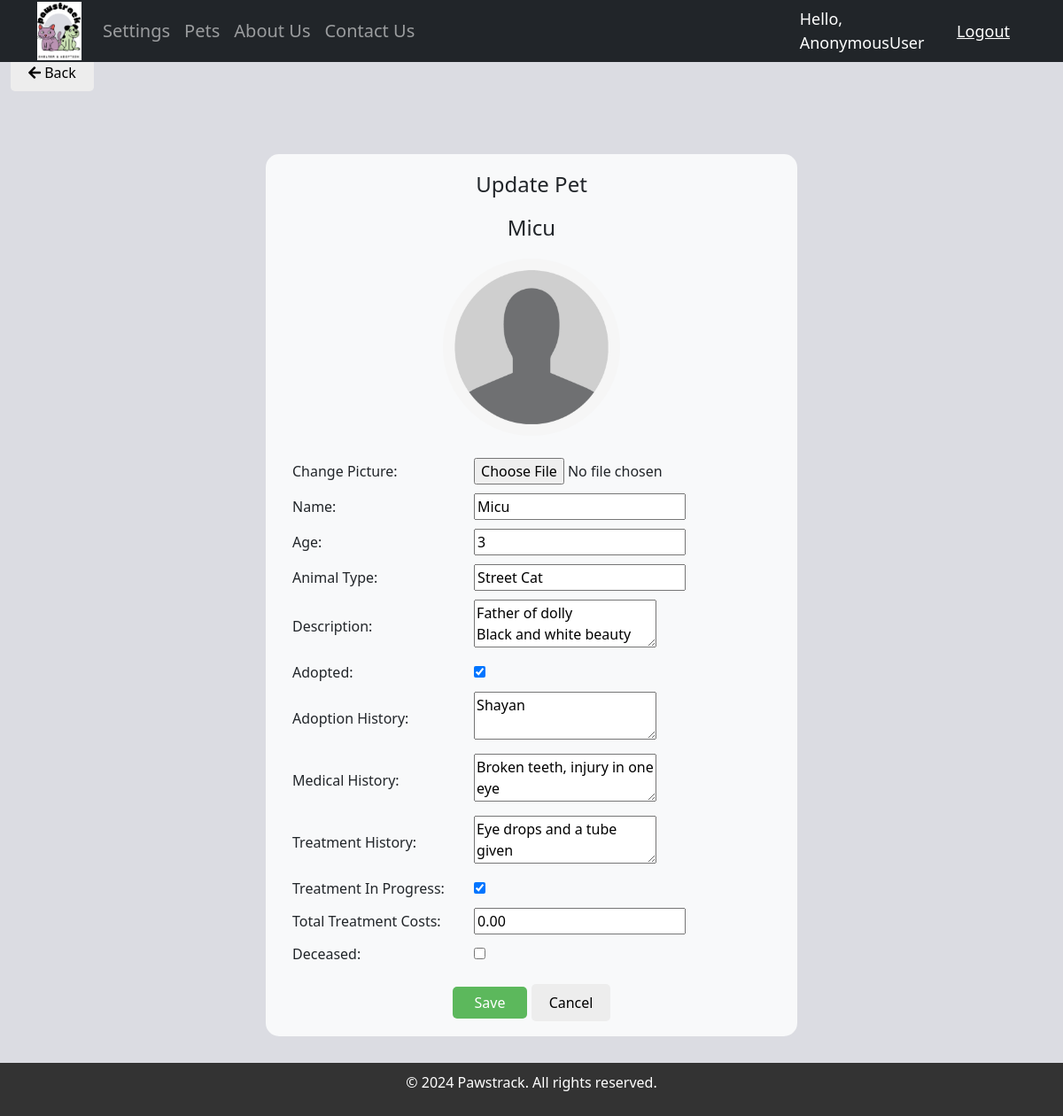
Page /pets/4/update/ on the committed database.
### accounts/models.py (models this page shows, shortened)
class Pet(models.Model):
	picture = models.ImageField(upload_to='pets/', default='default.png')
	name = models.CharField(max_length=200)
	age = models.IntegerField()
	animal_type = models.CharField(max_length=200)
	description = models.TextField()
	adopted = models.BooleanField(default=False)
	up_for_adoption = models.BooleanField(default=False)
	adoption_history = models.TextField(default='Never Adopted')
	medical_history = models.TextField(default='No Medical History')
	treatment_history = models.TextField(default='No Treatment History')
	treatment_in_progress = models.BooleanField(default=False)
	treatment_costs = models.DecimalField(max_digits=6, decimal_places=2, default=0.00)
	deceased = models.BooleanField(default=False)
	date_created = models.DateTimeField(auto_now_add=True, null=True)

### accounts/views.py (the view, shortened to what this page needs)
# urls.py: path('pets/<int:pk>/update/', PetUpdateView.as_view(), name='pet_update'),
class PetUpdateView(UpdateView):
	model = Pet
	fields = '__all__'

### accounts/templates/accounts/pet_form.html (shortened to what this page needs)
{% extends 'accounts/main.html' %}
{% load static %}
{% block content %}
<div class="back-button">
    <a href="{% url 'pet_list' %}" class="cancel_button"><i class="fas fa-arrow-left"></i> Back</a>
</div>
<div class="container">
    <div class="section-container">
        <h2>{% if form.instance.pk %}Update {% else %}Add {% endif %}Pet</h2>
        <h2>{{ pet.name }}</h2>
        {% if form.instance.pk %}
        <div class="pet-image-container"><img class="pet-image" src="{{ pet.picture.url }}" alt="{{ pet.name }}"></div>
        {% endif %}
        <form method="post" enctype="multipart/form-data">
            <table class="form-table">
                <tr>
                    <td><label for="id_picture">Change Picture:</label></td>
                    <td><input type="file" id="id_picture" name="picture" accept="image/png, image/jpeg, image/jpg"></td>
                </tr>
                <tr>
                    <td><label for="id_name">Name:</label></td>
                    <td><input type="text" id="id_name" name="name" value="{{ pet.name }}"></td>
                </tr>
                <tr>
                    <td><label for="id_age">Age:</label></td>
                    <td><input type="number" id="id_age" name="age" value="{{ pet.age }}"></td>
                </tr>
                <tr>
                    <td><label for="id_animal_type">Animal Type:</label></td>
                    <td><input type="text" id="id_animal_type" name="animal_type" value="{{ pet.animal_type }}"></td>
                </tr>
                <tr>
                    <td><label for="id_description">Description:</label></td>
                    <td><textarea id="id_description" name="description">{{ pet.description }}</textarea></td>
                </tr>
                <tr>
                    <td><label for="id_adopted">Adopted:</label></td>
                    <td><input type="checkbox" id="id_adopted" name="adopted" {% if pet.adopted %}checked{% endif %}></td>
                </tr>
                <tr>
                    <td><label for="id_adoption_history">Adoption History:</label></td>
                    <td><textarea id="id_adoption_history" name="adoption_history">{{ pet.adoption_history }}</textarea></td>
                </tr>
                <tr>
                    <td><label for="id_medical_history">Medical History:</label></td>
                    <td><textarea id="id_medical_history" name="medical_history">{{ pet.medical_history }}</textarea></td>
                </tr>
                <tr>
                    <td><label for="id_treatment_history">Treatment History:</label></td>
                    <td><textarea id="id_treatment_history" name="treatment_history">{{ pet.treatment_history }}</textarea></td>
                </tr>
                <tr>
                    <td><label for="id_treatment_in_progress">Treatment In Progress:</label></td>
                    <td><input type="checkbox" id="id_treatment_in_progress" name="treatment_in_progress" {% if pet.treatment_in_progress %}checked{% endif %}></td>
                </tr>
                <tr>
                    <td><label for="id_treatment_costs">Total Treatment Costs:</label></td>
                    <td><input type="number" id="id_treatment_costs" name="treatment_costs" value="{{ pet.treatment_costs }}"></td>
                </tr>
                <tr>
                    <td><label for="id_deceased">Deceased:</label></td>
                    <td><input type="checkbox" id="id_deceased" name="deceased" {% if pet.deceased %}checked{% endif %}></td>
                </tr>
            </table>
            <div class="action-btns">
                <button type="submit" class="submit_button">Save</button>
                <a class="cancel_button" href="{% url 'pet_list' %}">Cancel</a>
            </div>
        </form>
    </div>
</div>
{% endblock %}

### static/css/main.css (style rules this page uses)
body { background-color: #dbdce2; }

### accounts/templates/accounts/main.html (style rules this page uses)
body { display: flex; flex-direction: column; min-height: 100vh; }

### accounts/templates/accounts/pet_form.html (style rules this page uses)
.container { display: flex; justify-content: center; margin: 0 auto; width: 100%; padding: 20px; margin-top: 60px; margin-bottom: 10px; }
.section-container { width: 100%; max-width: 600px; padding: 20px; background-color: #f8f9fa; border-radius: 15px; text-align: center; }
.pet-image-container { display: flex; justify-content: center; }
.pet-image { width: 200px; height: 200px; object-fit: cover; border-radius: 50%; margin-bottom: 20px; }
.back-button { margin-bottom: 20px; }
form { display: flex; flex-direction: column; align-items: center; }
h2 { margin-bottom: 20px; font-size: 24px; }
.cancel_button, .submit_button { color: black; text-decoration: none; background-color: #ededed; border: none; border-radius: 5px; margin-top: 20px; cursor: pointer; transition: background-color 0.3s ease; }
.cancel_button { padding: 10px 20px; }
.submit_button { background-color: #5cb85c; color: white; padding: 6px 25px; }
form table { width: 100%; }
form table td { text-align: left; padding: 5px 10px; }

### rows in the picture
Pet: name "Micu", picture (placeholder picture), age "3", animal_type "Street Cat", description "Father of dolly Black and white beauty", adopted "☑", adoption_history "Shayan", medical_history "Broken teeth, injury in one eye", treatment_history "Eye drops and a tube given", treatment_in_progress "☑", treatment_costs "0.00"

### other values in the picture
{{ request.user }} "AnonymousUser"
